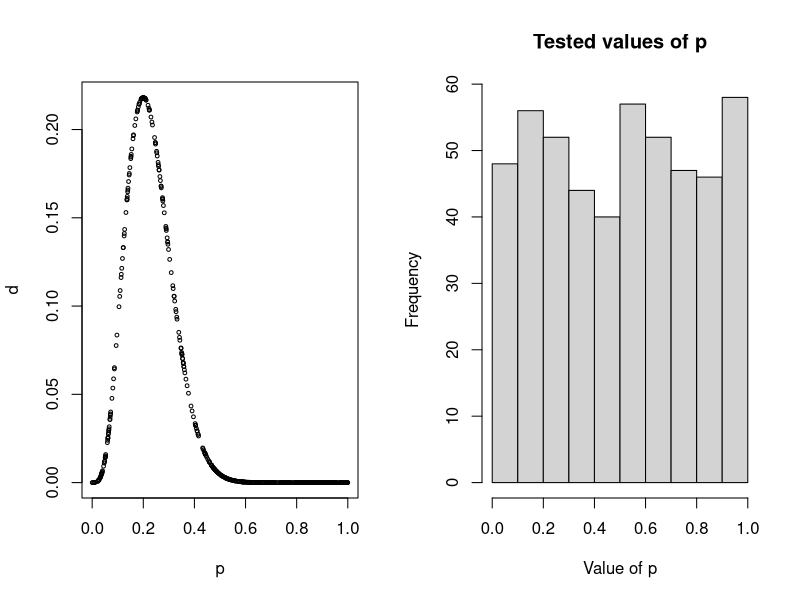
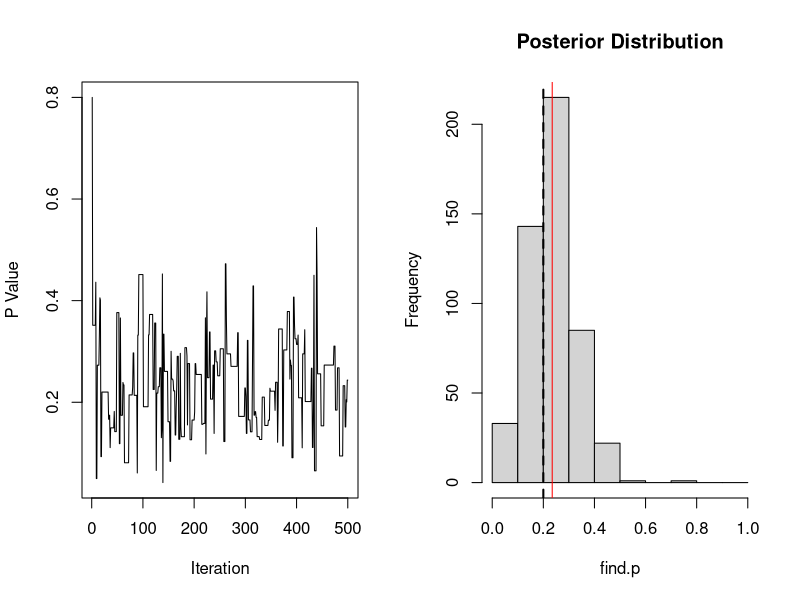
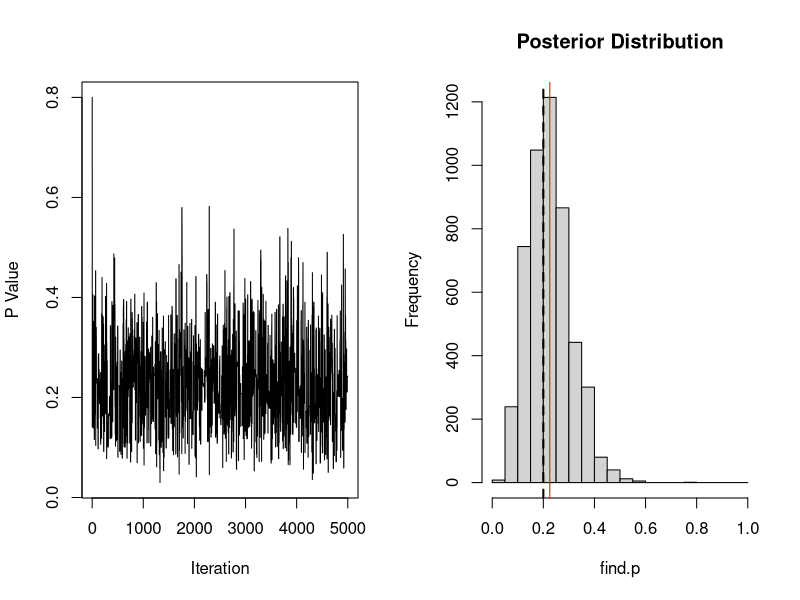
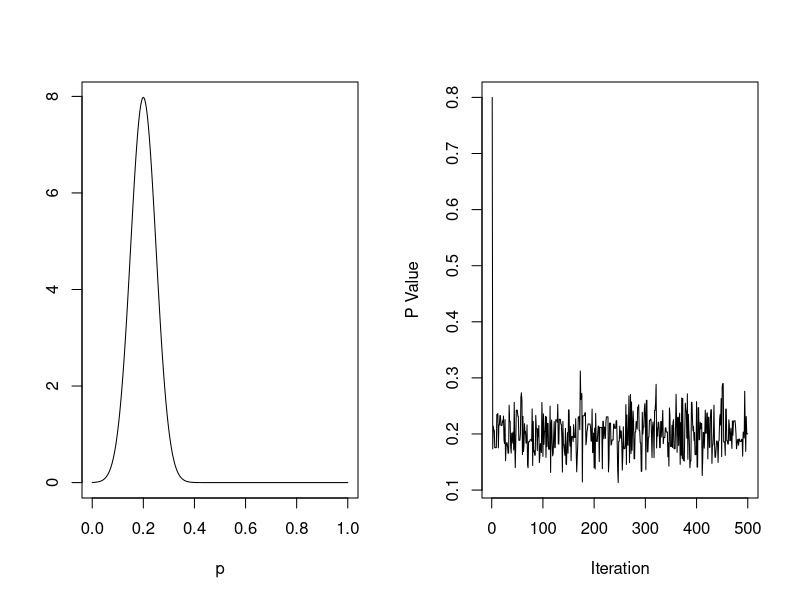
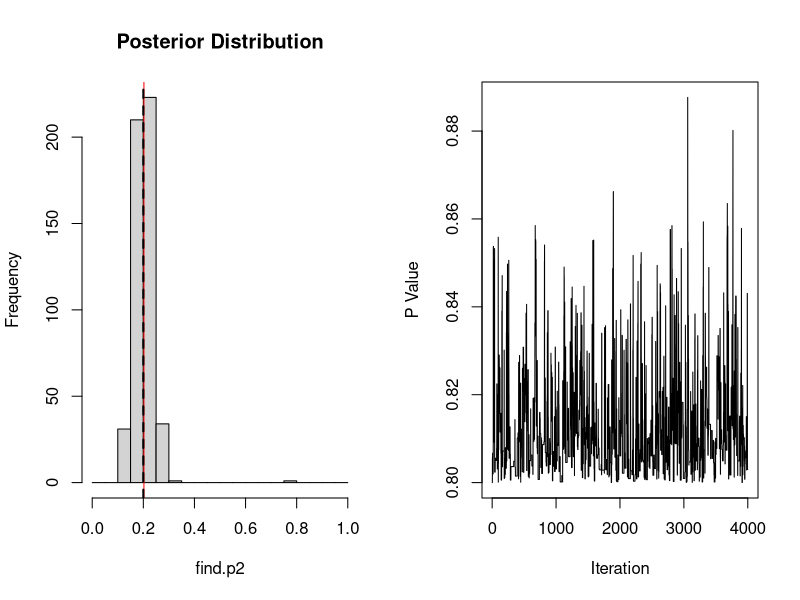
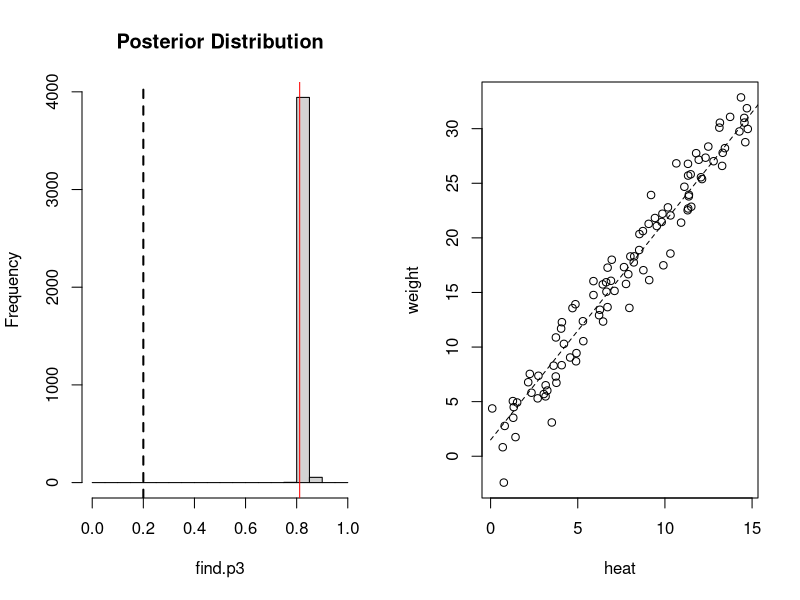
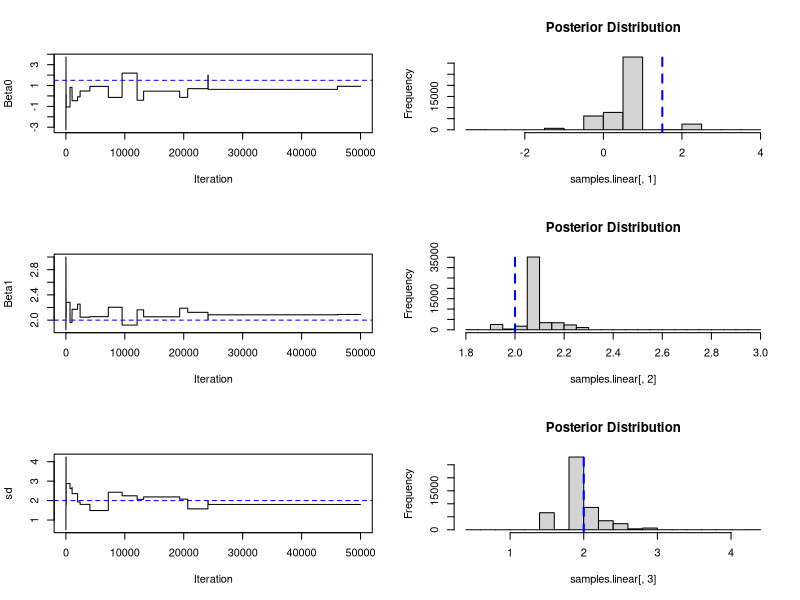
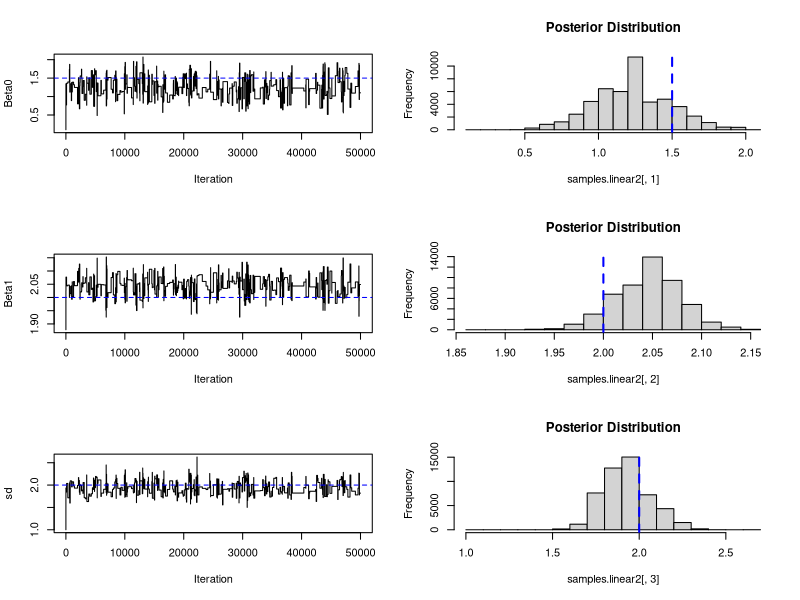

The R source for these figures, in order:
## ---- chunk 1
knitr::opts_chunk$set(echo = TRUE)
knitr::opts_chunk$set(fig.width = 8, collapse = TRUE)
knitr::opts_chunk$set(tidy.opts=list(width.cutoff=70),tidy=TRUE)
## ---- chunk 2
set.seed(20)
x <- rbinom(20, size = 1, prob = .2)
x
## ---- chunk 3
table(x)
## ---- chunk 4
dbinom(4, 20, .1)
## ---- chunk 5
dbinom(4, 20, .4)
## ---- chunk 6
dbinom(4, 20, .7)
## ---- chunk 7
pick.ps <- function(n){
  p <- runif(n, min = 0, max = 1)
  d <- dbinom(4,20,p)
  return(data.frame(p = p, d=d))
}
## ---- chunk 8
par(mfrow = c(1,2))
  plot(pick.ps(500)[,1:2], cex = .5)
 hist(pick.ps(500)[,1], breaks = seq(0,1, by = .1), main = "Tested values of p", xlab = "Value of p")
## ---- chunk 9
start <- runif(1, min = 0, max = 1)
start
## ---- chunk 10
proposed.p <- runif(1, min = 0, max = 1)
proposed.p
## ---- chunk 11
alpha <- min(1, dbinom(4,20,proposed.p) / dbinom(4,20,start))
alpha
## ---- chunk 12
if(runif(1) < alpha)
  start <- proposed.p
## ---- chunk 13
binom.samp <- function(start, steps){
   res <- array(NA, dim = steps) #make an empty array to hold results
   p <- start 
   res[1] <- p #gotta start somewhere
   for (i in 2:steps){
   new.p <- runif(1) #propose a new point
   alpha <- min(1,dbinom(4,20,new.p) / dbinom(4,20,p)) #acceptance prob
   if(runif(1) < alpha)
     p <- new.p #if accepted, proposed value is new p; otherwise it will keep the old p
   res[i] <- p #record results
   }
   return(res)
   
}
## ---- chunk 14
find.p <- binom.samp(start = .8, steps = 500) #run the function 500 times 
plot(1:500, find.p, type = "l", xlab = "Iteration", ylab = "P Value") #plot it
hist(find.p, breaks = seq(0,1, by = .1), main = "Posterior Distribution")
abline(v = mean(find.p), col = "red")
abline(v = .2, lty = 2, lwd = 2) #true value
mean(find.p)
## ---- chunk 15
find.p <- binom.samp(start = .8, steps = 5000)
plot(1:5000, find.p, type = "l", xlab = "Iteration", ylab = "P Value")
hist(find.p, breaks = seq(0,1, by = .05), main = "Posterior Distribution")
abline(v = mean(find.p), col = "red")
abline(v = .2, lty = 2, lwd = 2) #true value
mean(find.p)
## ---- chunk 16
quantile(find.p, c(.05, .95)) 
mean(find.p)
## ---- chunk 17
plot(seq(0,1, by = .001), dnorm(seq(0,1, by = .001), mean = .2, sd = .05), type = "l", ylab = "", xlab = "p")
## ---- chunk 18
binom.samp2 <- function(start, steps){
   res <- array(NA, dim = steps) #make an empty array to hold results
   p <- start
   res[1] <- p
   for (i in 2:steps){
   new.p <- rnorm(1, mean = .2, sd = .05) #propose a new point
   old.like <- dbinom(4,20,p, log = T) + dnorm(p, mean = .2, sd = .05, log = T) #likelihood + prior likelihood
   new.like <- dbinom(4,20,new.p, log = T) + dnorm(new.p, mean = .2, sd = .05, log = T) 
   
   alpha <- min(1,exp(new.like - old.like)) #acceptance prob
   if(runif(1) < alpha)
     p <- new.p #if accepted, proposed value is new p
   res[i] <- p #record results
   }
   return(res)
}
## ---- chunk 19
find.p2 <- binom.samp2(start = .8, steps = 500)
plot(1:500, find.p2, type = "l", xlab = "Iteration", ylab = "P Value")
hist(find.p2, breaks = seq(0,1, by = .05), main = "Posterior Distribution")
abline(v = mean(find.p2), col = "red")
abline(v = .2, lty = 2, lwd = 2) #true value
mean(find.p2)
## ---- chunk 20
binom.samp.bad <- function(start, steps){
   res <- array(NA, dim = steps) #make an empty array to hold results
   p <- start
   res[1] <- p
   for (i in 2:steps){
   new.p <- runif(1, .8, .9) #propose a new point
   old.like <- dbinom(4,20,p, log = T) + dunif(p, .8, .9, log = T) #likelihood + prior likelihood
   new.like <- dbinom(4,20,new.p, log = T) + dunif(new.p, .8, .9, log = T) 
   
   alpha <- min(1,exp(new.like - old.like)) #acceptance prob
   if(runif(1) < alpha)
     p <- new.p #if accepted, proposed value is new p
   res[i] <- p #record results
   }
   return(res)
}
## ---- chunk 21
find.p3 <- binom.samp.bad(start = .8, steps = 4000)
plot(1:4000, find.p3, type = "l", xlab = "Iteration", ylab = "P Value")
hist(find.p3, breaks = seq(0,1, by = .05), main = "Posterior Distribution")
abline(v = mean(find.p3), col = "red")
abline(v = .2, lty = 2, lwd = 2) #true value
mean(find.p3)
## ---- chunk 22
heat <- runif(100, min = 0, max = 15)
weight <- 1.5+2*heat+rnorm(50,mean = 0, sd = 2)
## ---- chunk 23
plot(heat, weight)
lines(c(0,20),c(1.5,41.5) , lty = 2)
## ---- chunk 24
beta0 <- 0
beta1 <- 1
sd <- 1
## ---- chunk 25
pred.weight.start <- beta0 + beta1*heat
## ---- chunk 26
start.like.data <- sum(dnorm(weight, mean = pred.weight.start, sd = sd, log = T))
beta0prior = dunif(beta0, min=-5, max=5, log = T)
beta1prior = dunif(beta1, min = -5, max = 5, log = T)
sdprior = dunif(sd, min=0, max=5, log = T)
## ---- chunk 27
start.like <- start.like.data + beta0prior + beta1prior + sdprior
## ---- chunk 28
proposed.beta0 <- runif(1, -5, 5)
proposed.beta1 <- runif(1, -5, 5)
proposed.sd <- runif(1, 0, 5)
## ---- chunk 29
pred.weight.prop <- proposed.beta0 + proposed.beta1*heat
proposed.like.data <- sum(dnorm(weight, mean = pred.weight.prop, sd = proposed.sd, log = T))
proposed.beta0prior = dunif(proposed.beta0, min=-5, max=5, log = T)
proposed.beta1prior = dunif(proposed.beta1, min = -5, max = 5, log = T)
proposed.sdprior = dunif(proposed.sd, min=0, max=5, log = T)
proposed.like <- proposed.like.data + proposed.beta0prior + proposed.beta1prior + proposed.sdprior
## ---- chunk 30
alpha <- min(1,exp(proposed.like - start.like))
## ---- chunk 31
if(runif(1) < alpha){
  beta0 <- proposed.beta0
  beta1 <- proposed.beta1
  sd <- proposed.beta1
}
## ---- chunk 32
lin.samp <- function(beta0, beta1, sd, steps){
   res <- array(NA, dim = c(steps, 3)) #make an empty array to hold results
   beta0 <- beta0
   beta1 <- beta1
   sd <- sd
   res[1,] <- c(beta0, beta1, sd)
   for (i in 2:steps){
   proposed.beta0 <- runif(1, -5, 5)
   proposed.beta1 <- runif(1, -5, 5)
   proposed.sd <- runif(1, 0, 5) 
   
   #calculate for current values 
   pred.weight.1 <- beta0 + beta1*heat
   pred.like.data <- sum(dnorm(weight, mean = pred.weight.1, sd = sd, log = T))
   beta0prior <- dunif(beta0, min=-5, max=5, log = T)
   beta1prior <- dunif(beta1, min = -5, max = 5, log = T)
   sdprior <- dunif(sd, min=0, max=5, log = T)
   
   pred.like <- pred.like.data + beta0prior + beta1prior + sdprior #full current likelihood
   
   #calculate for proposed values
   pred.weight.prop <- proposed.beta0 + proposed.beta1*heat
   proposed.like.data <- sum(dnorm(weight, mean = pred.weight.prop, sd = proposed.sd, log = T))
   proposed.beta0prior = dunif(proposed.beta0, min=-5, max=5, log = T)
   proposed.beta1prior = dunif(proposed.beta1, min = -5, max = 5, log = T)
   proposed.sdprior = dunif(proposed.sd, min=0, max=5, log = T)
   
   proposed.like <- proposed.like.data + proposed.beta0prior + proposed.beta1prior + proposed.sdprior #full proposed likelihood
   
   alpha <- min(1,exp(proposed.like - pred.like)) #acceptance prob
   
   if(runif(1) < alpha){ #change values if accepted then do it again
      beta0 <- proposed.beta0
      beta1 <- proposed.beta1
      sd <- proposed.sd
   }
   
   res[i,] <- c(beta0, beta1, sd) #record results
   }
   return(res)
}
## ---- chunk 33
samples.linear <- lin.samp(beta0 = 0, beta1=3, sd = .5, steps = 50000)
## ---- chunk 34
par(mfrow = c(3,2))
plot(1:50000, samples.linear[,1], type = "l", xlab = "Iteration", ylab = "Beta0")
abline(h = 1.5, col = "blue", lty = 2)
hist(samples.linear[,1], main = "Posterior Distribution")
abline(v = 1.5, lty = 2, lwd = 2, col = "blue") #true value
plot(1:50000, samples.linear[,2], type = "l", xlab = "Iteration", ylab = "Beta1")
abline(h = 2, col = "blue", lty = 2)
hist(samples.linear[,2], main = "Posterior Distribution")
abline(v = 2, lty = 2, lwd = 2, col = "blue") #true value
plot(1:50000, samples.linear[,3], type = "l", xlab = "Iteration", ylab = "sd")
abline(h = 2, col = "blue", lty = 2)
hist(samples.linear[,3], main = "Posterior Distribution")
abline(v = 2, lty = 2, lwd = 2, col = "blue") #true value
## ---- chunk 35
lin.samp.norms <- function(beta0, beta1, sd, steps){
   res <- array(NA, dim = c(steps, 3)) #make an empty array to hold results
   beta0 <- beta0
   beta1 <- beta1
   sd <- sd
   res[1,] <- c(beta0, beta1, sd)
   for (i in 2:steps){
   proposed.beta0 <- rnorm(1, mean = 1.5, sd = .5) #we changed this 
   proposed.beta1 <- rnorm(1, mean = 2, sd = .25) #we also changed this 
   proposed.sd <- runif(1, 0, 5)
   
   pred.weight.1 <- beta0 + beta1*heat
   pred.like.data <- sum(dnorm(weight, mean = pred.weight.1, sd = sd, log = T))
   beta0prior <- dnorm(beta0, mean = 1.5, sd = .5, log = T) #so we have to change this
   beta1prior <- dnorm(beta1, mean = 2, sd = .25, log = T) #and this
   sdprior <- dunif(sd, min=0, max=5, log = T)
   
   pred.like <- pred.like.data + beta0prior + beta1prior + sdprior #full current likelihood
   
   pred.weight.prop <- proposed.beta0 + proposed.beta1*heat
   proposed.like.data <- sum(dnorm(weight, mean = pred.weight.prop, sd = proposed.sd, log = T))
   proposed.beta0prior = dnorm(proposed.beta0, mean = 1.5, sd = .5, log = T) #we need to change this
   proposed.beta1prior = dnorm(proposed.beta1, mean = 2, sd = .25, log = T) #we also have to change this
   proposed.sdprior = dunif(proposed.sd, min=0, max=5, log = T)
   
   proposed.like <- proposed.like.data + proposed.beta0prior + proposed.beta1prior + proposed.sdprior #full proposed likelihood
   
   alpha <- min(1,exp(proposed.like - pred.like)) #acceptance prob
   
   if(runif(1) < alpha){
      beta0 <- proposed.beta0
      beta1 <- proposed.beta1
      sd <- proposed.sd
   }
   
   res[i,] <- c(beta0, beta1, sd) #record results
   }
   return(res)
}
## ---- chunk 36
samples.linear2 <- lin.samp.norms(beta0 = .1, beta1=2, sd = 1, steps = 50000)
## ---- chunk 37
par(mfrow = c(3,2))
plot(1:50000, samples.linear2[,1], type = "l", xlab = "Iteration", ylab = "Beta0")
abline(h = 1.5, col = "blue", lty = 2)
hist(samples.linear2[,1], main = "Posterior Distribution")
abline(v = 1.5, lty = 2, lwd = 2, col = "blue") #true value
plot(1:50000, samples.linear2[,2], type = "l", xlab = "Iteration", ylab = "Beta1")
abline(h = 2, col = "blue", lty = 2)
hist(samples.linear2[,2], main = "Posterior Distribution")
abline(v = 2, lty = 2, lwd = 2, col = "blue") #true value
plot(1:50000, samples.linear2[,3], type = "l", xlab = "Iteration", ylab = "sd")
abline(h = 2, col = "blue", lty = 2)
hist(samples.linear2[,3], main = "Posterior Distribution")
abline(v = 2, lty = 2, lwd = 2, col = "blue") #true value
## ---- chunk 38
lm(weight~heat)
## ---- chunk 39
true <- c(1.5, 2, 2)
uniform.m <- apply(samples.linear, 2, mean)

norm <- apply(samples.linear2, 2, mean)
lm <- c(lm(weight~heat)$coefficients, NA)

d <- data.frame(True_Values = true, Uniform_priors = uniform.m, Normal_priors = norm, Lm_function = lm)
rownames(d) <- c("Beta0", "Beta1", "sd")
d
